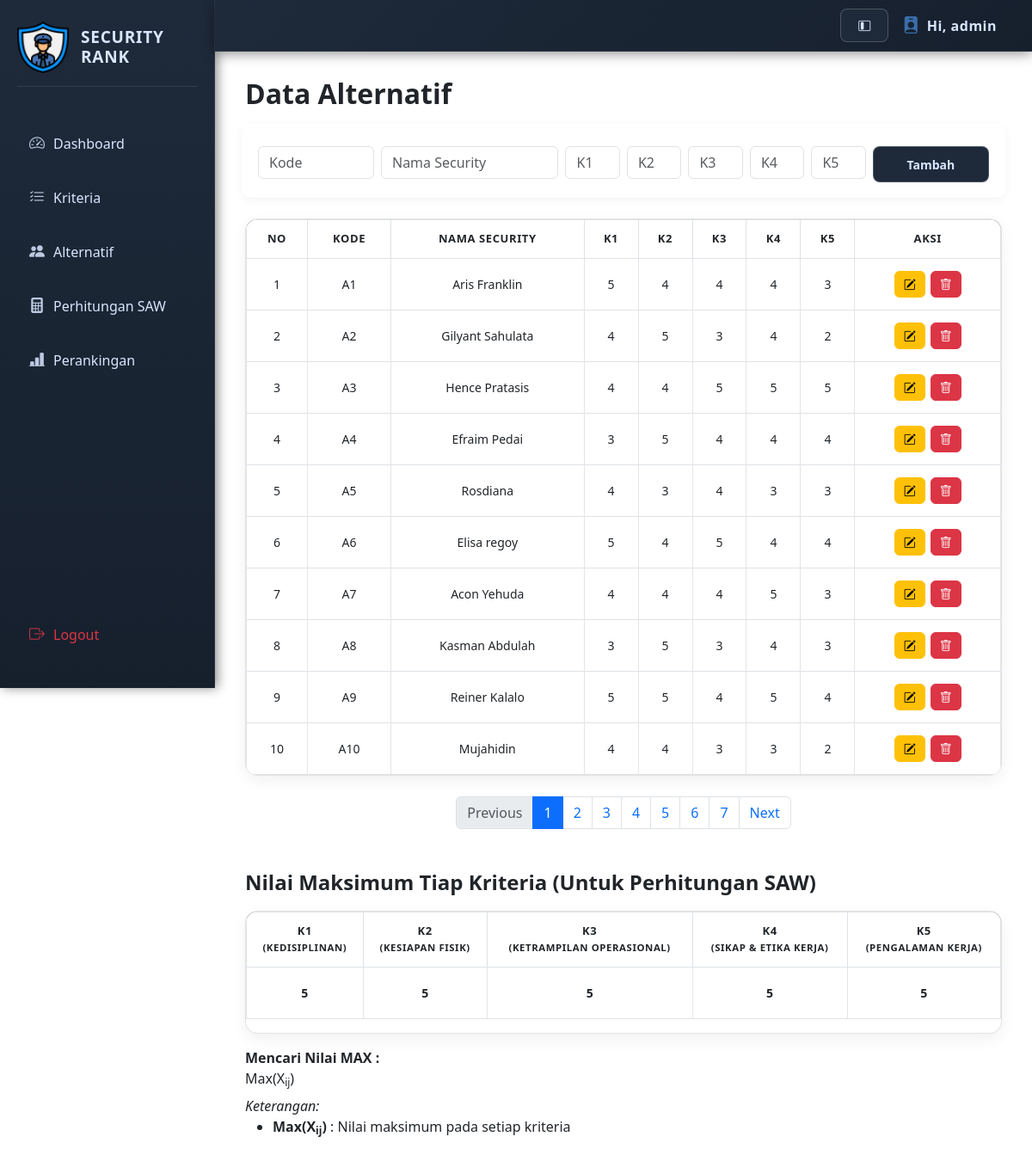
The page /alternatif.php (signed in) on the database its author committed.
### tables this page shows
CREATE TABLE `alternatif` (
  `no` int(11) NOT NULL,
  `kode` text DEFAULT NULL,
  `Nama Security` varchar(100) NOT NULL,
  `kedisiplinan (K1)` int(11) NOT NULL,
  `Kesiapan Fisik (K2)` int(11) NOT NULL,
  `Ketrampilan Operasional (K3)` int(11) NOT NULL,
  `Sikap Dan Etika Kerja (K4)` int(11) NOT NULL,
  `Pengalaman Kerja (K5)` int(11) NOT NULL
);

### alternatif.php (the view, shortened to what this page needs)
<?php
require 'include/db.php';
$limit = 10;
$page = isset($_GET['page']) ? (int)$_GET['page'] : 1;
$offset = ($page - 1) * $limit;
$totalRows = $mysqli->query("SELECT COUNT(*) AS total FROM alternatif")->fetch_assoc()['total'];
$totalPages = ceil($totalRows / $limit);
$sqlList = "
    SELECT
      `no`,
      `kode`,
      `Nama Security` AS nama_security,
      `kedisiplinan (K1)` AS k1,
      `Kesiapan Fisik (K2)` AS k2,
      `Ketrampilan Operasional (K3)` AS k3,
      `Sikap Dan Etika Kerja (K4)` AS k4,
      `Pengalaman Kerja (K5)` AS k5
    FROM `alternatif`
    ORDER BY `no` ASC
    LIMIT $limit OFFSET $offset
";
$res = $mysqli->query($sqlList);
$sqlMax = "
    SELECT
        MAX(`kedisiplinan (K1)`) AS max_k1,
        MAX(`Kesiapan Fisik (K2)`) AS max_k2,
        MAX(`Ketrampilan Operasional (K3)`) AS max_k3,
        MAX(`Sikap Dan Etika Kerja (K4)`) AS max_k4,
        MAX(`Pengalaman Kerja (K5)`) AS max_k5
    FROM `alternatif`
";
$maxRes = $mysqli->query($sqlMax);
$maxRow = $maxRes->fetch_assoc();
include 'include/header.php';
?>
<link rel="stylesheet" href="assets/alternatif.css?v=<?= time(); ?>">
<div class="page-wrapper">
    <h2 class="fw-bold mb-4">Data Alternatif</h2>
    <form method="post" class="row g-2 mb-4 box-form">
        <div class="col-md-2"><input name="kode" class="form-control" placeholder="Kode" required></div>
        <div class="col-md-3"><input name="nama_security" class="form-control" placeholder="Nama Security" required></div>
        <?php for ($i=1; $i<=5; $i++): ?>
            <div class="col-md-1">
                <input type="number" name="k<?= $i ?>" min="1" max="5" class="form-control" placeholder="K<?= $i ?>" required>
            </div>
        <?php endfor; ?>
        <div class="col-md-2"><button class="btn btn-navy w-100 fw-bold" name="add">Tambah</button></div>
    </form>
    <div class="table-wrapper mb-4">
        <table class="table table-modern table-bordered align-middle mb-0 text-center">
            <thead>
                <tr>
                    <th>No</th>
                    <th>Kode</th>
                    <th>Nama Security</th>
                    <th>K1</th><th>K2</th><th>K3</th><th>K4</th><th>K5</th>
                    <th>Aksi</th>
                </tr>
            </thead>
            <tbody>
                <?php while ($row = $res->fetch_assoc()): ?>
                <tr>
                    <td><?= $row['no'] ?></td>
                    <td><?= htmlspecialchars($row['kode']) ?></td>
                    <td class="nama-security text-start"><?= htmlspecialchars($row['nama_security']) ?></td>
                    <td><?= $row['k1'] ?></td>
                    <td><?= $row['k2'] ?></td>
                    <td><?= $row['k3'] ?></td>
                    <td><?= $row['k4'] ?></td>
                    <td><?= $row['k5'] ?></td>
                    <td>
                        <div class="aksi-wrapper">
                            <button type="button" class="btn btn-warning btn-sm" data-bs-toggle="modal" data-bs-target="#edit<?= $row['no'] ?>">
                                <i class="bi bi-pencil-square"></i>
                            </button>
                            <form method="post" class="d-inline" onsubmit="return confirm('Hapus data ini?');">
                                <button name="delete" class="btn btn-danger btn-sm">
                                    <i class="bi bi-trash"></i>
                                </button>
                            </form>
                        </div>
                    </td>
                </tr>
                <?php endwhile; ?>
            </tbody>
        </table>
    </div>
    <nav aria-label="Page navigation example">
      <ul class="pagination justify-content-center mt-3">
        <li class="page-item <?= ($page <= 1) ? 'disabled' : '' ?>">
          <a class="page-link" href="?page=<?= $page - 1 ?>">Previous</a>
        </li>
        <?php for ($i = 1; $i <= $totalPages; $i++): ?>
          <li class="page-item <?= ($i == $page) ? 'active' : '' ?>">
            <a class="page-link" href="?page=<?= $i ?>"><?= $i ?></a>
          </li>
        <?php endfor; ?>
        <li class="page-item <?= ($page >= $totalPages) ? 'disabled' : '' ?>">
          <a class="page-link" href="?page=<?= $page + 1 ?>">Next</a>
        </li>
      </ul>
    </nav>
    <h4 class="mt-5 fw-bold text-dark">Nilai Maksimum Tiap Kriteria (Untuk Perhitungan SAW)</h4>
    <div class="table-wrapper mb-3">
        <table class="table table-modern table-bordered text-center align-middle">
            <thead>
                <tr>
                    <th>K1<br><small>(Kedisiplinan)</small></th>
                    <th>K2<br><small>(Kesiapan Fisik)</small></th>
                    <th>K3<br><small>(Ketrampilan Operasional)</small></th>
                    <th>K4<br><small>(Sikap & Etika Kerja)</small></th>
                    <th>K5<br><small>(Pengalaman Kerja)</small></th>
                </tr>
            </thead>
            <tbody>
                <tr>
                    <td><strong><?= $maxRow['max_k1'] ?? 0 ?></strong></td>
                    <td><strong><?= $maxRow['max_k2'] ?? 0 ?></strong></td>
                    <td><strong><?= $maxRow['max_k3'] ?? 0 ?></strong></td>
                    <td><strong><?= $maxRow['max_k4'] ?? 0 ?></strong></td>
                    <td><strong><?= $maxRow['max_k5'] ?? 0 ?></strong></td>
                </tr>
            </tbody>
        </table>
    </div>
    <div class="rumus-section">
        <b>Mencari Nilai MAX :</b>
        <div class="rumus-formula"> Max(X<sub>ij</sub>)</div>
    </div>
    <div class="keterangan-section mt-2">
        <i>Keterangan:</i>
        <ul>
            <b><li>Max(X<sub>ij</sub>)</b> : Nilai maksimum pada setiap kriteria</li>
        </ul>
    </div>
</div>
<?php include 'include/footer.php'; ?>

### include/header.php (shortened to what this page needs)
<!doctype html>
<html lang="id">
<head>
<link rel="stylesheet" href="https://cdn.jsdelivr.net/npm/bootstrap@5.3.0/dist/css/bootstrap.min.css">
<link rel="stylesheet" href="https://cdn.jsdelivr.net/npm/bootstrap-icons@1.11.1/font/bootstrap-icons.css">
<link rel="stylesheet" href="assets/sidebar.css">
</head>
<body>
<div class="sidebar" id="sidebar">
    <div class="sidebar-brand">
        <img src="assets/logo.png" class="sidebar-logo" alt="Logo">
        <h4 class="brand-title">SECURITY RANK</h4>
    </div>
    <a href="dashboard.php">
        <i class="bi bi-speedometer2 icon"></i>
        <span class="text">Dashboard</span>
    </a>
    <a href="kriteria.php">
        <i class="bi bi-list-check icon"></i>
        <span class="text">Kriteria</span>
    </a>
    <a href="alternatif.php">
        <i class="bi bi-people-fill icon"></i>
        <span class="text">Alternatif</span>
    </a>
    <a href="perhitungan.php">
        <i class="bi bi-calculator-fill icon"></i>
        <span class="text">Perhitungan SAW</span>
    </a>
    <a href="perankingan.php">
        <i class="bi bi-bar-chart-line-fill icon"></i>
        <span class="text">Perankingan</span>
    </a>
    <a href="logout.php" class="mt-auto text-danger" style="margin-top:auto;">
        <i class="bi bi-box-arrow-right icon"></i>
        <span class="text">Logout</span>
    </a>
</div>
<div class="topbar" id="topbar">
    <button class="btn-navy me-3" id="toggleSidebar">
        <i class="bi bi-layout-sidebar-inset"></i>
    </button>
    <div class="admin-greet d-flex align-items-center me-3">
        <i class="bi bi-person-badge-fill me-2" style="font-size:20px;"></i>
        <span style="font-size:16px;">Hi, <?php echo htmlentities($_SESSION['user']); ?></span>
    </div>
</div>
</body>
</html>

### include/footer.php (shortened to what this page needs)
</body>
</html>

### assets/sidebar.css (style rules this page uses)
.sidebar { position: fixed; top: 0; left: 0; width: 250px; height: 100vh; background: linear-gradient(180deg, #1E2A3A 0%, #16202D 100%); padding: 25px 20px; color: white; box-shadow: 3px 0 12px rgba(0,0,0,0.45); display: flex; flex-direction: column; align-items: center; border-right: 1px solid rgba(255,255,255,0.08); backdrop-filter: blur(6px); transition: 0.3s ease; }
.sidebar-brand { display: flex; align-items: center; justify-content: flex-start; width: 100%; margin-bottom: 40px; padding-bottom: 15px; border-bottom: 1px solid rgba(255,255,255,0.1); }
.sidebar-logo { width: 60px; height: 60px; margin-right: 14px; transition: 0.3s ease; }
.sidebar .brand-title { color: #D9E6FF; font-size: 19px; font-weight: 700; letter-spacing: 0.8px; margin: 0; line-height: 1.2; }
.sidebar a { width: 100%; padding: 12px 14px; margin-bottom: 12px; font-size: 16px; color: #D9E6FF; text-decoration: none; border-radius: 10px; display: flex; align-items: center; gap: 10px; transition: 0.3s ease; }
.sidebar a .icon { font-size: 18px; transition: 0.25s ease; opacity: 0.85; }
.admin-greet { color: #D9E6FF; font-weight: 600; letter-spacing: 0.5px; }
.admin-greet i { color: #3A6DAB; transition: 0.3s ease; }
.topbar { position: fixed; left: 250px; right: 0; top: 0; height: 60px; background: linear-gradient(135deg, #1E2A3A, #16202D); color: #D9E6FF; display: flex; justify-content: flex-end; align-items: center; padding: 0 25px; z-index: 60; border-bottom: 1px solid rgba(255,255,255,0.08); box-shadow: 0 2px 14px rgba(0,0,0,0.45); backdrop-filter: blur(4px); transition: 0.3s ease; }
.btn-navy { background: #1E2A3A; color: #D9E6FF; padding: 10px 20px; border-radius: 10px; font-size: 15px; border: 1px solid rgba(255,255,255,0.1); cursor: pointer; transition: 0.3s ease; }

### assets/alternatif.css (style rules this page uses)
.page-wrapper { margin-left: 250px; padding: 90px 35px 35px; transition: 0.3s ease; }
.table-wrapper { background: #ffffff; padding: 0; border-radius: 14px; box-shadow: 0 6px 18px rgba(0,0,0,0.06); overflow: hidden; border: 1px solid #e2e2e2; margin-top: 18px; }
.table-modern thead tr { background: #1E2A3A !important; color: #ffffff; text-transform: uppercase; font-size: 13px; letter-spacing: 0.6px; }
.table-modern thead th { text-align: center !important; vertical-align: middle !important; padding: 12px 10px; }
.table-modern td { padding: 10px 12px !important; font-size: 14px; border-color: #e5e5e5 !important; vertical-align: middle !important; }
.table-modern tbody tr { transition: 0.25s ease; }
.table-modern tbody tr:nth-child(odd) { background: #fafafa; }
.table-modern td, .table-modern th { text-align: center !important; }
.table-modern td:nth-child(3) { text-align: left !important; }
.table-modern th, .table-modern td { text-align: center !important; vertical-align: middle !important; }
.table-modern td:nth-child(3) { text-align: center !important; }
.table-modern td { height: 60px; display: table-cell; }
.aksi-wrapper { display: flex; justify-content: center; gap: 6px; }
.aksi-wrapper .btn { padding: 4px 10px !important; font-size: 13px !important; border-radius: 6px !important; display: flex; align-items: center; justify-content: center; transition: 0.25s ease; }
.aksi-wrapper .btn i { font-size: 14px; }
.box-form { background: #ffffff; padding: 18px 15px; border-radius: 10px; box-shadow: 0 3px 10px rgba(0,0,0,0.05); border: none; margin-bottom: 25px; }
.box-form button { height: 42px; font-weight: 600; }
.btn-navy { background: #1E2A3A; color: #D9E6FF; padding: 8px 20px; border-radius: 8px; border: 1px solid rgba(255,255,255,0.2); font-size: 14px; font-weight: 600; cursor: pointer; transition: 0.3s ease; }

### rows shown on the page
alternatif: no "1", kode "A1", Nama Security "Aris Franklin", k1 "5", k2 "4", k3 "4", k4 "4", k5 "3"
alternatif: no "2", kode "A2", Nama Security "Gilyant Sahulata", k1 "4", k2 "5", k3 "3", k4 "4", k5 "2"
alternatif: no "3", kode "A3", Nama Security "Hence Pratasis", k1 "4", k2 "4", k3 "5", k4 "5", k5 "5"
alternatif: no "4", kode "A4", Nama Security "Efraim Pedai", k1 "3", k2 "5", k3 "4", k4 "4", k5 "4"
alternatif: no "5", kode "A5", Nama Security "Rosdiana", k1 "4", k2 "3", k3 "4", k4 "3", k5 "3"
alternatif: no "6", kode "A6", Nama Security "Elisa regoy", k1 "5", k2 "4", k3 "5", k4 "4", k5 "4"
alternatif: no "7", kode "A7", Nama Security "Acon Yehuda", k1 "4", k2 "4", k3 "4", k4 "5", k5 "3"
alternatif: no "8", kode "A8", Nama Security "Kasman Abdulah", k1 "3", k2 "5", k3 "3", k4 "4", k5 "3"
alternatif: no "9", kode "A9", Nama Security "Reiner Kalalo", k1 "5", k2 "5", k3 "4", k4 "5", k5 "4"
alternatif: no "10", kode "A10", Nama Security "Mujahidin", k1 "4", k2 "4", k3 "3", k4 "3", k5 "2"

### other values the page prints
$_SESSION['user'] "admin"
$maxRow['max_k1'] "5"
$maxRow['max_k2'] "5"
$maxRow['max_k3'] "5"
$maxRow['max_k4'] "5"
$maxRow['max_k5'] "5"
